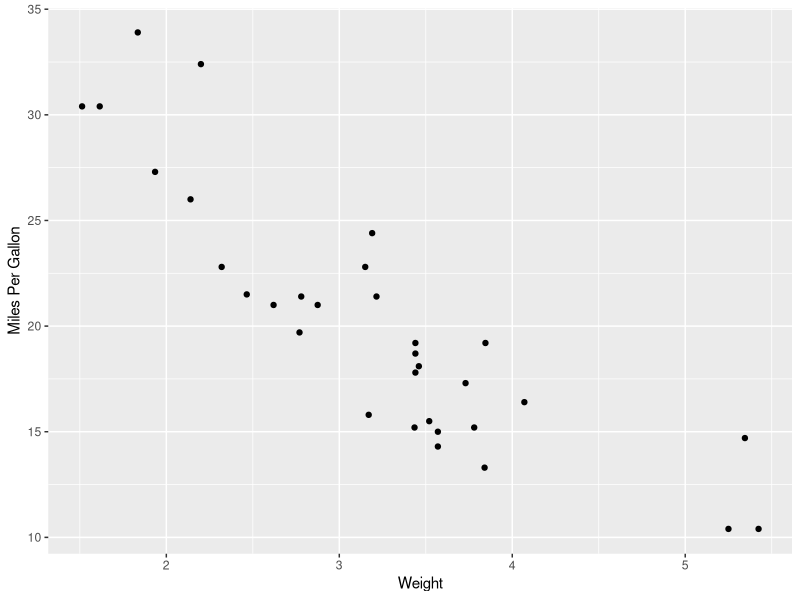
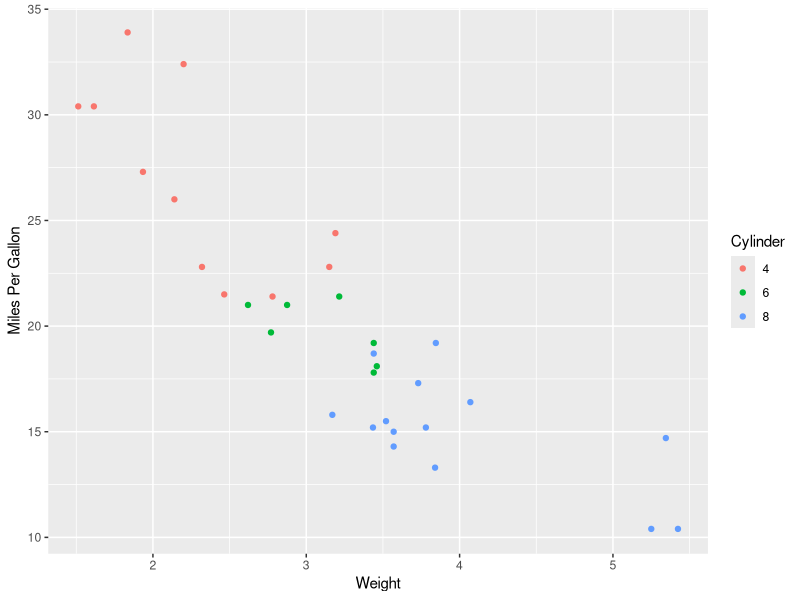
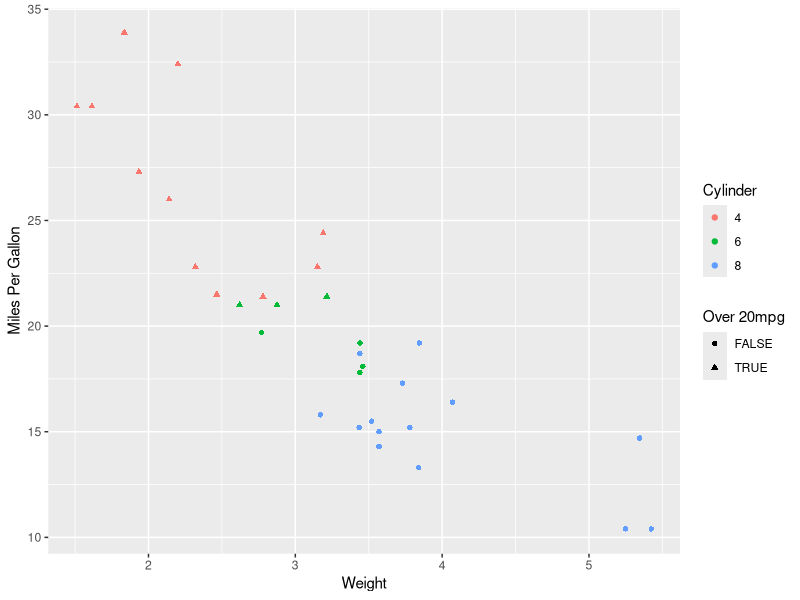
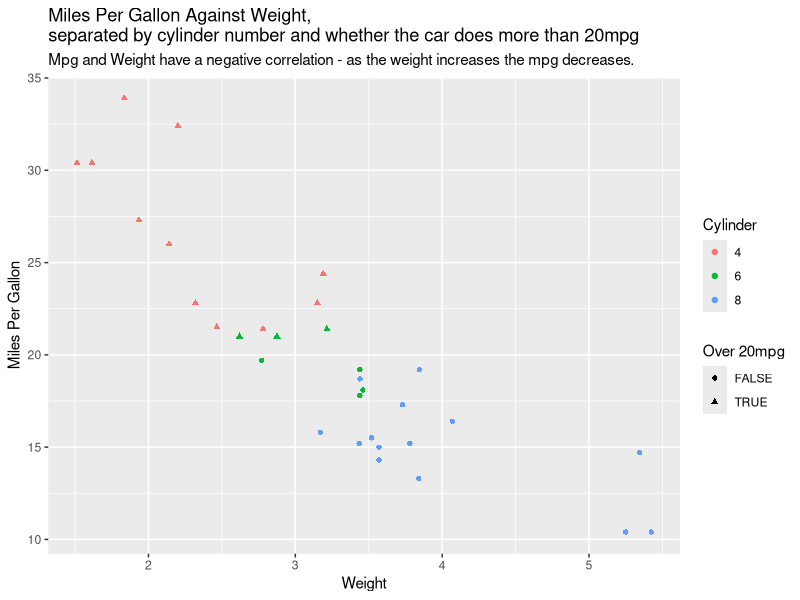
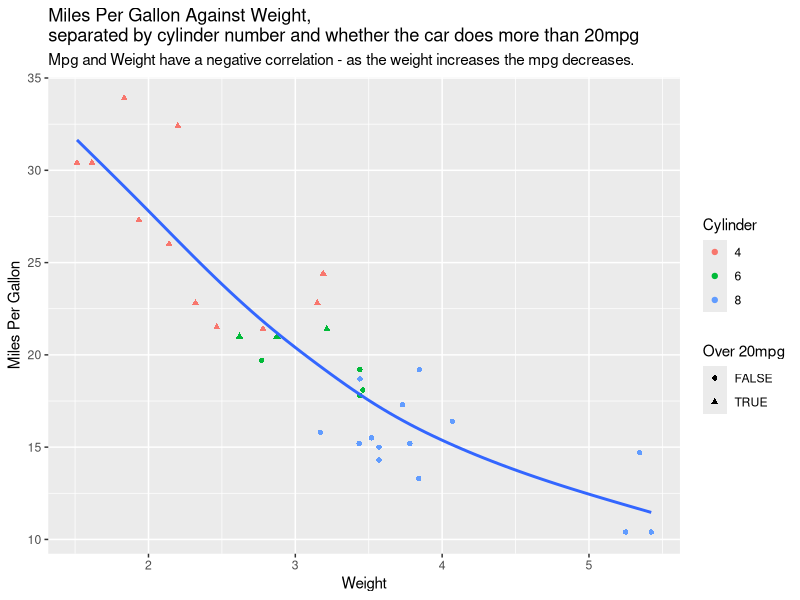

Recreate these plots in R, in order.
# Week 01 Introduction
# Emily Yau

#---- Load Packages ----
library('dplyr')
library('tidyr')
library('ggplot2')
library('tidyverse')

#---- Exercise 3 ----
# Add a new row for the car names
car <- rownames(mtcars)

# Add the car vector as a column to original dataset and then stores it as a tibble called mtcars2
mtcars2 <- as_tibble(cbind(mtcars, car))

#---- Exercise 4 part a ----
#Adding a TRUE/FALSE column for cars with over 20mpg
#TRUE if over and FALSE if under
#Creates an empty vector for the TRUE/FALSE values
# over20mpg <- vector()
# #A loop to go through all of the rows
# for(i in 1:length(mtcars2$mpg)){
#   #Checks that for each row to see if the mpg is equal to or over 20
#   if (mtcars2$mpg[i] >= 20){
#     #If is is equal to or over 20, store that value in over20mpg as TRUE
#     over20mpg[i] <- TRUE
#   }else{
#     #If is is less than 20, then store that value in over20mpg as FALSE
#     over20mpg[i] <- FALSE
#   }
# }
# #Adds this TRUE/FALSE column as a new column in mtcars2
# mtcars2 <- cbind(mtcars2,over20mpg)

mtcars2 <- mtcars2 %>% 
  mutate(over20mpg = mpg >= 20)

#---- Exercise 4 part b ----
cyl_gear <- mtcars2 %>%
  #group the data by cylinder number and gear
  group_by(cyl,gear) %>%
  # then summarise the data by finding the mean mpg for each combination of cyl and gear
  summarise(avempg = mean(mpg))

#---- Exercise 4 part c ----
# To ensure that the answer in part b is not 'grouped',
# We can use .groups= "drop". This drops all levels of grouping
cyl_gear <- mtcars2 %>%
  group_by(cyl,gear) %>%
  #same process as part b but drop all levels of grouping
  summarise(avempg = mean(mpg), .groups = "drop")

#---- Exercise 4 part d ----
make_model <- mtcars2 %>%
  group_by(cyl,gear) %>%
  separate(car, c("Make","Model"), extra="merge", fill="left")

make_cyl_gear <- make_model %>%
  group_by(cyl, gear, Make) %>%
  summarise(avempg = mean(mpg), .groups = "drop")

#---- Exercise 5 part a ----
#Creates a basic scatter plot with mpg against weight
plot1 <- ggplot(data = mtcars2, aes(x=wt,y=mpg))+
  geom_point()+
  # relabels the axis
  labs(x="Weight", y="Miles Per Gallon")
plot1

#---- Exercise 5 part b ----
# plotting a scatter plot with mpg against weight
plot2 <- ggplot(data=mtcars2, aes(x=wt,y=mpg))+
  # uses Cylinder as a factor to group the data and give points different colours per group
  geom_point(aes(colour=as.factor(cyl)))+
  # relabels axis and legend title
  labs(x="Weight", y="Miles Per Gallon", colour="Cylinder")
plot2

#---- Exercise 5 part c ----
plot3 <- ggplot(data=mtcars2, aes(x=wt, y=mpg))+
  #This gives points different colours for each cyl group and gives different shapes for points
  #whether they are 20mpg or not 
  geom_point(aes(colour=as.factor(cyl),shape=as.factor(over20mpg)))+
  labs(x="Weight", y="Miles Per Gallon", colour="Cylinder", shape="Over 20mpg")
plot3

#---- Exercise 5 part d ----
plot4 <- plot3 +
  #Uses the previous and builds on it by adding a title and a subtitle
  labs(title ="Miles Per Gallon Against Weight, \nseparated by cylinder number and whether the car does more than 20mpg",
       subtitle = "Mpg and Weight have a negative correlation - as the weight increases the mpg decreases.")
plot4

#---- Exercise 5 part e ----
plot5 <- plot4 +
  #builds on the previous title and plots a smooth line between the points
  geom_smooth(se=FALSE, method='gam')
plot5
